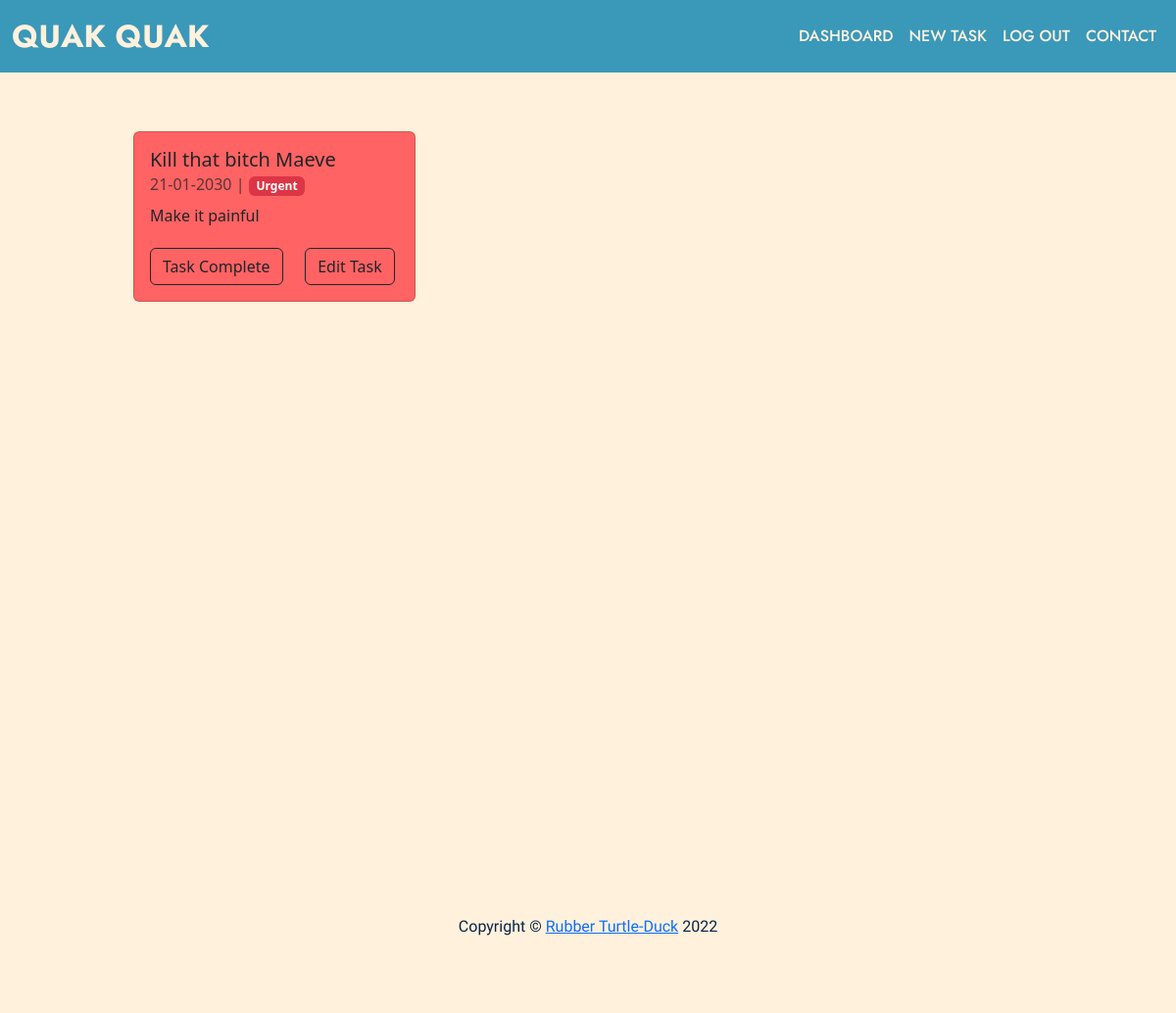
Screenshot of /2/dashboard (signed in) with the database file from the repository.
### app.py (models this page shows)
    class Task(db.Model):
        __tablename__ = "tasks"
        id = db.Column(db.Integer, primary_key=True)
        author_id = db.Column(db.Integer, db.ForeignKey("users.id"))
        author = relationship("User", back_populates="tasks")
        task = db.Column(db.String, nullable=False)
        end_date = db.Column(db.DateTime, nullable=False)
        description = db.Column(db.Text)
        tag = db.Column(db.String, nullable=False)

### app.py (the view)
    @app.route("/<int:user_id>/dashboard")
    def dashboard(user_id):
        user = User.query.get(user_id)
        tasks = user.tasks
        if not current_user.is_authenticated:
            flash("You need to log in or register to use the app.")
            return redirect(url_for("login"))
        return render_template("dashboard.html", user=user, tasks=tasks, current_user=current_user)

### app.py (called while the page is built)
@login_manager.user_loader
def load_user(user_id):
    return User.query.get(int(user_id))

### templates/dashboard.html (shortened to what this page needs)
{% block content %}
{% include "header.html" %}
<section class="bg-beige dashboard">
    <div class="container-fluid">
        <div class="row">
            {% for task in tasks %}
                {% if task.tag == "Birthday" %}
                <div class="col-sm-4 col-12 d-flex justify-content-center">
                    <div class="card" style="width: 18rem; background-color: #FFEA20;">
                        <div class="card-body">
                            <h5 class="card-title">{{ task.task }}</h5>
                            <h6 class="card-subtitle mb-2 text-body-secondary">{{ task.end_date.strftime("%d-%m-%Y") }} | <span class="badge text-bg-warning">Birthday</span></h6>
                            <p class="card-text">{{ task.description }}</p>
                            <a href="{{ url_for('delete_task', task_id=task.id) }}" class="card-link"><button class="btn btn-trans btn-outline-dark">Task Complete</button></a>
                            <a href="{{ url_for('edit_task', task_id=task.id) }}" class="card-link"><button class="btn btn-trans btn-outline-dark">Edit Task</button></a>
                        </div>
                    </div>
                </div>
                {% elif task.tag == "Urgent" %}
                <div class="col-sm-4 col-12 d-flex justify-content-center">
                    <div class="card" style="width: 18rem; background-color: #FF6363;">
                        <div class="card-body">
                            <h5 class="card-title">{{ task.task }}</h5>
                            <h6 class="card-subtitle mb-2 text-body-secondary">{{ task.end_date.strftime("%d-%m-%Y") }} | <span class="badge text-bg-danger">Urgent</span></h6>
                            <p class="card-text">{{ task.description }}</p>
                            <a href="{{ url_for('delete_task', task_id=task.id) }}" class="card-link"><button class="btn btn-trans btn-outline-dark">Task Complete</button></a>
                            <a href="{{ url_for('edit_task', task_id=task.id) }}" class="card-link"><button class="btn btn-trans btn-outline-dark">Edit Task</button></a>
                        </div>
                    </div>
                </div>
                {% endif %}
            {% endfor %}
        </div>
    </div>
</section>
{% include "footer.html" %}
{% endblock %}

### static/css/styles.css (style rules this page uses)
.bg-beige { background-color: #FFF1DC; }
.btn { margin: 2% 1% 0 0; }
body { overflow-x: hidden; overflow-y: scroll; }
.dashboard { min-height: 100vh; height: auto; }
section { padding: 5% 10%; }
.card { margin: 0 0 5% 0; }

### rows the page displays
Task: task "Kill that bitch Maeve", end_date "21-01-2030", description "Make it painful"
